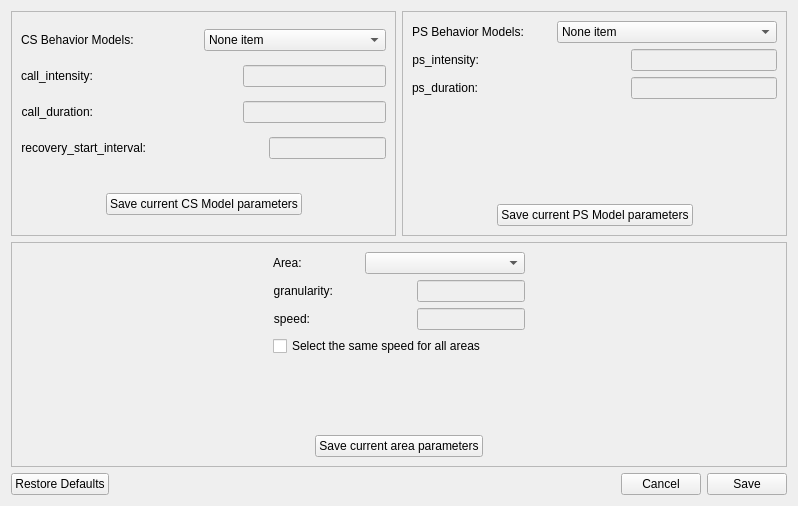
<?xml version="1.0" encoding="UTF-8"?>
<ui version="4.0">
 <class>TuningTrafficForm</class>
 <widget class="QWidget" name="TuningTrafficForm">
  <property name="geometry">
   <rect>
    <x>0</x>
    <y>0</y>
    <width>798</width>
    <height>506</height>
   </rect>
  </property>
  <property name="windowTitle">
   <string>Form</string>
  </property>
  <layout class="QVBoxLayout" name="verticalLayout_4">
   <item>
    <layout class="QHBoxLayout" name="horizontalLayout_11">
     <item>
      <widget class="QFrame" name="frame1">
       <property name="frameShape">
        <enum>QFrame::StyledPanel</enum>
       </property>
       <property name="frameShadow">
        <enum>QFrame::Raised</enum>
       </property>
       <layout class="QVBoxLayout" name="verticalLayout_2">
        <item>
         <layout class="QHBoxLayout" name="horizontalLayout_12">
          <item>
           <widget class="QLabel" name="lbl_cs">
            <property name="text">
             <string>CS Behavior Models:</string>
            </property>
           </widget>
          </item>
          <item>
           <widget class="QComboBox" name="cs_combobox">
            <item>
             <property name="text">
              <string>None item</string>
             </property>
            </item>
            <item>
             <property name="text">
              <string>PowerOnOffPsCnetRecover</string>
             </property>
            </item>
            <item>
             <property name="text">
              <string>poweron</string>
             </property>
            </item>
            <item>
             <property name="text">
              <string>PowerOnEmergency</string>
             </property>
            </item>
            <item>
             <property name="text">
              <string>PowerOnPoweroff</string>
             </property>
            </item>
           </widget>
          </item>
         </layout>
        </item>
        <item>
         <layout class="QHBoxLayout" name="horizontalLayout_2">
          <item>
           <widget class="QLabel" name="lbl_call_intensity">
            <property name="text">
             <string>call_intensity:</string>
            </property>
            <property name="alignment">
             <set>Qt::AlignRight|Qt::AlignTrailing|Qt::AlignVCenter</set>
            </property>
           </widget>
          </item>
          <item>
           <spacer name="horizontalSpacer">
            <property name="orientation">
             <enum>Qt::Horizontal</enum>
            </property>
            <property name="sizeHint" stdset="0">
             <size>
              <width>40</width>
              <height>20</height>
             </size>
            </property>
           </spacer>
          </item>
          <item>
           <widget class="QLineEdit" name="tet_call_intensity">
            <property name="enabled">
             <bool>false</bool>
            </property>
           </widget>
          </item>
         </layout>
        </item>
        <item>
         <layout class="QHBoxLayout" name="horizontalLayout_3">
          <item>
           <widget class="QLabel" name="lbl_call_duration">
            <property name="text">
             <string>call_duration:</string>
            </property>
            <property name="alignment">
             <set>Qt::AlignRight|Qt::AlignTrailing|Qt::AlignVCenter</set>
            </property>
           </widget>
          </item>
          <item>
           <spacer name="horizontalSpacer_2">
            <property name="orientation">
             <enum>Qt::Horizontal</enum>
            </property>
            <property name="sizeHint" stdset="0">
             <size>
              <width>40</width>
              <height>20</height>
             </size>
            </property>
           </spacer>
          </item>
          <item>
           <widget class="QLineEdit" name="tet_call_duration">
            <property name="enabled">
             <bool>false</bool>
            </property>
           </widget>
          </item>
         </layout>
        </item>
        <item>
         <layout class="QHBoxLayout" name="horizontalLayout_4">
          <item>
           <widget class="QLabel" name="lbl_recovery_start_interval">
            <property name="text">
             <string>recovery_start_interval:</string>
            </property>
            <property name="alignment">
             <set>Qt::AlignRight|Qt::AlignTrailing|Qt::AlignVCenter</set>
            </property>
           </widget>
          </item>
          <item>
           <spacer name="horizontalSpacer_3">
            <property name="orientation">
             <enum>Qt::Horizontal</enum>
            </property>
            <property name="sizeHint" stdset="0">
             <size>
              <width>40</width>
              <height>20</height>
             </size>
            </property>
           </spacer>
          </item>
          <item>
           <widget class="QLineEdit" name="tet_recovery_start_interval">
            <property name="enabled">
             <bool>false</bool>
            </property>
           </widget>
          </item>
         </layout>
        </item>
        <item>
         <spacer name="verticalSpacer">
          <property name="orientation">
           <enum>Qt::Vertical</enum>
          </property>
          <property name="sizeType">
           <enum>QSizePolicy::Fixed</enum>
          </property>
          <property name="sizeHint" stdset="0">
           <size>
            <width>20</width>
            <height>20</height>
           </size>
          </property>
         </spacer>
        </item>
        <item>
         <layout class="QHBoxLayout" name="horizontalLayout_17">
          <item>
           <spacer name="horizontalSpacer_7">
            <property name="orientation">
             <enum>Qt::Horizontal</enum>
            </property>
            <property name="sizeHint" stdset="0">
             <size>
              <width>40</width>
              <height>20</height>
             </size>
            </property>
           </spacer>
          </item>
          <item>
           <widget class="QPushButton" name="btn_csMiniSave">
            <property name="text">
             <string>Save current CS Model parameters</string>
            </property>
           </widget>
          </item>
          <item>
           <spacer name="horizontalSpacer_13">
            <property name="orientation">
             <enum>Qt::Horizontal</enum>
            </property>
            <property name="sizeHint" stdset="0">
             <size>
              <width>40</width>
              <height>20</height>
             </size>
            </property>
           </spacer>
          </item>
         </layout>
        </item>
       </layout>
      </widget>
     </item>
     <item>
      <widget class="QFrame" name="frame2">
       <property name="frameShape">
        <enum>QFrame::StyledPanel</enum>
       </property>
       <property name="frameShadow">
        <enum>QFrame::Raised</enum>
       </property>
       <layout class="QVBoxLayout" name="verticalLayout_3">
        <item>
         <layout class="QHBoxLayout" name="horizontalLayout_13">
          <item>
           <widget class="QLabel" name="lbl_ps">
            <property name="text">
             <string>PS Behavior Models:</string>
            </property>
           </widget>
          </item>
          <item>
           <widget class="QComboBox" name="ps_combobox">
            <property name="sizePolicy">
             <sizepolicy hsizetype="MinimumExpanding" vsizetype="Fixed">
              <horstretch>0</horstretch>
              <verstretch>0</verstretch>
             </sizepolicy>
            </property>
            <property name="minimumSize">
             <size>
              <width>220</width>
              <height>0</height>
             </size>
            </property>
            <property name="maximumSize">
             <size>
              <width>220</width>
              <height>16777215</height>
             </size>
            </property>
            <item>
             <property name="text">
              <string>None item</string>
             </property>
            </item>
            <item>
             <property name="text">
              <string>LteMMTelVoip</string>
             </property>
            </item>
            <item>
             <property name="text">
              <string>LteBatMobileTv</string>
             </property>
            </item>
            <item>
             <property name="text">
              <string>LteWww</string>
             </property>
            </item>
           </widget>
          </item>
         </layout>
        </item>
        <item>
         <layout class="QHBoxLayout" name="horizontalLayout_5">
          <item>
           <widget class="QLabel" name="lbl_ps_intensity">
            <property name="text">
             <string>ps_intensity:</string>
            </property>
            <property name="alignment">
             <set>Qt::AlignRight|Qt::AlignTrailing|Qt::AlignVCenter</set>
            </property>
           </widget>
          </item>
          <item>
           <spacer name="horizontalSpacer_4">
            <property name="orientation">
             <enum>Qt::Horizontal</enum>
            </property>
            <property name="sizeHint" stdset="0">
             <size>
              <width>40</width>
              <height>20</height>
             </size>
            </property>
           </spacer>
          </item>
          <item>
           <widget class="QLineEdit" name="tet_ps_intensity">
            <property name="enabled">
             <bool>false</bool>
            </property>
           </widget>
          </item>
         </layout>
        </item>
        <item>
         <layout class="QHBoxLayout" name="horizontalLayout_6">
          <item>
           <widget class="QLabel" name="lbl_ps_duration">
            <property name="text">
             <string>ps_duration:</string>
            </property>
            <property name="alignment">
             <set>Qt::AlignRight|Qt::AlignTrailing|Qt::AlignVCenter</set>
            </property>
           </widget>
          </item>
          <item>
           <spacer name="horizontalSpacer_5">
            <property name="orientation">
             <enum>Qt::Horizontal</enum>
            </property>
            <property name="sizeHint" stdset="0">
             <size>
              <width>40</width>
              <height>20</height>
             </size>
            </property>
           </spacer>
          </item>
          <item>
           <widget class="QLineEdit" name="tet_ps_duration">
            <property name="enabled">
             <bool>false</bool>
            </property>
           </widget>
          </item>
         </layout>
        </item>
        <item>
         <spacer name="verticalSpacer_2">
          <property name="orientation">
           <enum>Qt::Vertical</enum>
          </property>
          <property name="sizeType">
           <enum>QSizePolicy::MinimumExpanding</enum>
          </property>
          <property name="sizeHint" stdset="0">
           <size>
            <width>20</width>
            <height>40</height>
           </size>
          </property>
         </spacer>
        </item>
        <item>
         <layout class="QHBoxLayout" name="horizontalLayout_21">
          <item>
           <spacer name="horizontalSpacer_10">
            <property name="orientation">
             <enum>Qt::Horizontal</enum>
            </property>
            <property name="sizeHint" stdset="0">
             <size>
              <width>40</width>
              <height>20</height>
             </size>
            </property>
           </spacer>
          </item>
          <item>
           <widget class="QPushButton" name="btn_psMiniSave">
            <property name="text">
             <string>Save current PS Model parameters</string>
            </property>
           </widget>
          </item>
          <item>
           <spacer name="horizontalSpacer_17">
            <property name="orientation">
             <enum>Qt::Horizontal</enum>
            </property>
            <property name="sizeHint" stdset="0">
             <size>
              <width>40</width>
              <height>20</height>
             </size>
            </property>
           </spacer>
          </item>
         </layout>
        </item>
       </layout>
      </widget>
     </item>
    </layout>
   </item>
   <item>
    <widget class="QFrame" name="frame">
     <property name="frameShape">
      <enum>QFrame::StyledPanel</enum>
     </property>
     <property name="frameShadow">
      <enum>QFrame::Raised</enum>
     </property>
     <layout class="QHBoxLayout" name="horizontalLayout_10">
      <item>
       <spacer name="horizontalSpacer_9">
        <property name="orientation">
         <enum>Qt::Horizontal</enum>
        </property>
        <property name="sizeHint" stdset="0">
         <size>
          <width>214</width>
          <height>20</height>
         </size>
        </property>
       </spacer>
      </item>
      <item>
       <layout class="QVBoxLayout" name="verticalLayout">
        <item>
         <layout class="QHBoxLayout" name="horizontalLayout_9">
          <item>
           <widget class="QLabel" name="lbl_area">
            <property name="sizePolicy">
             <sizepolicy hsizetype="Preferred" vsizetype="Preferred">
              <horstretch>0</horstretch>
              <verstretch>0</verstretch>
             </sizepolicy>
            </property>
            <property name="text">
             <string>Area:</string>
            </property>
           </widget>
          </item>
          <item>
           <spacer name="horizontalSpacer_11">
            <property name="orientation">
             <enum>Qt::Horizontal</enum>
            </property>
            <property name="sizeHint" stdset="0">
             <size>
              <width>40</width>
              <height>20</height>
             </size>
            </property>
           </spacer>
          </item>
          <item>
           <widget class="QComboBox" name="area_combobox">
            <property name="sizePolicy">
             <sizepolicy hsizetype="Fixed" vsizetype="Fixed">
              <horstretch>0</horstretch>
              <verstretch>0</verstretch>
             </sizepolicy>
            </property>
            <property name="minimumSize">
             <size>
              <width>160</width>
              <height>0</height>
             </size>
            </property>
            <property name="maximumSize">
             <size>
              <width>160</width>
              <height>16777215</height>
             </size>
            </property>
           </widget>
          </item>
         </layout>
        </item>
        <item>
         <layout class="QHBoxLayout" name="horizontalLayout_7">
          <item>
           <widget class="QLabel" name="lbl_granularity">
            <property name="text">
             <string>granularity:</string>
            </property>
            <property name="alignment">
             <set>Qt::AlignRight|Qt::AlignTrailing|Qt::AlignVCenter</set>
            </property>
           </widget>
          </item>
          <item>
           <spacer name="horizontalSpacer_6">
            <property name="orientation">
             <enum>Qt::Horizontal</enum>
            </property>
            <property name="sizeHint" stdset="0">
             <size>
              <width>40</width>
              <height>20</height>
             </size>
            </property>
           </spacer>
          </item>
          <item>
           <widget class="QLineEdit" name="tet_granularity">
            <property name="enabled">
             <bool>false</bool>
            </property>
            <property name="sizePolicy">
             <sizepolicy hsizetype="Fixed" vsizetype="Fixed">
              <horstretch>0</horstretch>
              <verstretch>0</verstretch>
             </sizepolicy>
            </property>
           </widget>
          </item>
         </layout>
        </item>
        <item>
         <layout class="QHBoxLayout" name="horizontalLayout_8">
          <item>
           <widget class="QLabel" name="lbl_speed">
            <property name="text">
             <string>speed:</string>
            </property>
            <property name="alignment">
             <set>Qt::AlignRight|Qt::AlignTrailing|Qt::AlignVCenter</set>
            </property>
           </widget>
          </item>
          <item>
           <spacer name="horizontalSpacer_15">
            <property name="orientation">
             <enum>Qt::Horizontal</enum>
            </property>
            <property name="sizeHint" stdset="0">
             <size>
              <width>40</width>
              <height>20</height>
             </size>
            </property>
           </spacer>
          </item>
          <item>
           <widget class="QLineEdit" name="tet_speed">
            <property name="enabled">
             <bool>false</bool>
            </property>
            <property name="maximumSize">
             <size>
              <width>146</width>
              <height>16777215</height>
             </size>
            </property>
           </widget>
          </item>
         </layout>
        </item>
        <item>
         <widget class="QCheckBox" name="chb_area">
          <property name="text">
           <string>Select the same speed for all areas</string>
          </property>
         </widget>
        </item>
        <item>
         <spacer name="verticalSpacer_3">
          <property name="orientation">
           <enum>Qt::Vertical</enum>
          </property>
          <property name="sizeType">
           <enum>QSizePolicy::MinimumExpanding</enum>
          </property>
          <property name="sizeHint" stdset="0">
           <size>
            <width>20</width>
            <height>20</height>
           </size>
          </property>
         </spacer>
        </item>
        <item>
         <layout class="QHBoxLayout" name="horizontalLayout_14">
          <item>
           <spacer name="horizontalSpacer_16">
            <property name="orientation">
             <enum>Qt::Horizontal</enum>
            </property>
            <property name="sizeHint" stdset="0">
             <size>
              <width>40</width>
              <height>20</height>
             </size>
            </property>
           </spacer>
          </item>
          <item>
           <widget class="QPushButton" name="btn_areaMiniSave">
            <property name="text">
             <string>Save current area parameters</string>
            </property>
           </widget>
          </item>
          <item>
           <spacer name="horizontalSpacer_8">
            <property name="orientation">
             <enum>Qt::Horizontal</enum>
            </property>
            <property name="sizeHint" stdset="0">
             <size>
              <width>40</width>
              <height>20</height>
             </size>
            </property>
           </spacer>
          </item>
         </layout>
        </item>
       </layout>
      </item>
      <item>
       <spacer name="horizontalSpacer_12">
        <property name="orientation">
         <enum>Qt::Horizontal</enum>
        </property>
        <property name="sizeHint" stdset="0">
         <size>
          <width>214</width>
          <height>20</height>
         </size>
        </property>
       </spacer>
      </item>
     </layout>
    </widget>
   </item>
   <item>
    <layout class="QHBoxLayout" name="horizontalLayout">
     <item>
      <widget class="QPushButton" name="bt_restore">
       <property name="text">
        <string>Restore Defaults</string>
       </property>
      </widget>
     </item>
     <item>
      <spacer name="horizontalSpacer_14">
       <property name="orientation">
        <enum>Qt::Horizontal</enum>
       </property>
       <property name="sizeHint" stdset="0">
        <size>
         <width>40</width>
         <height>20</height>
        </size>
       </property>
      </spacer>
     </item>
     <item>
      <widget class="QPushButton" name="bt_cancel">
       <property name="text">
        <string>Cancel</string>
       </property>
      </widget>
     </item>
     <item>
      <widget class="QPushButton" name="bt_save">
       <property name="text">
        <string>Save</string>
       </property>
      </widget>
     </item>
    </layout>
   </item>
  </layout>
  <zorder>frame</zorder>
  <zorder></zorder>
  <zorder></zorder>
 </widget>
 <resources/>
 <connections/>
</ui>
